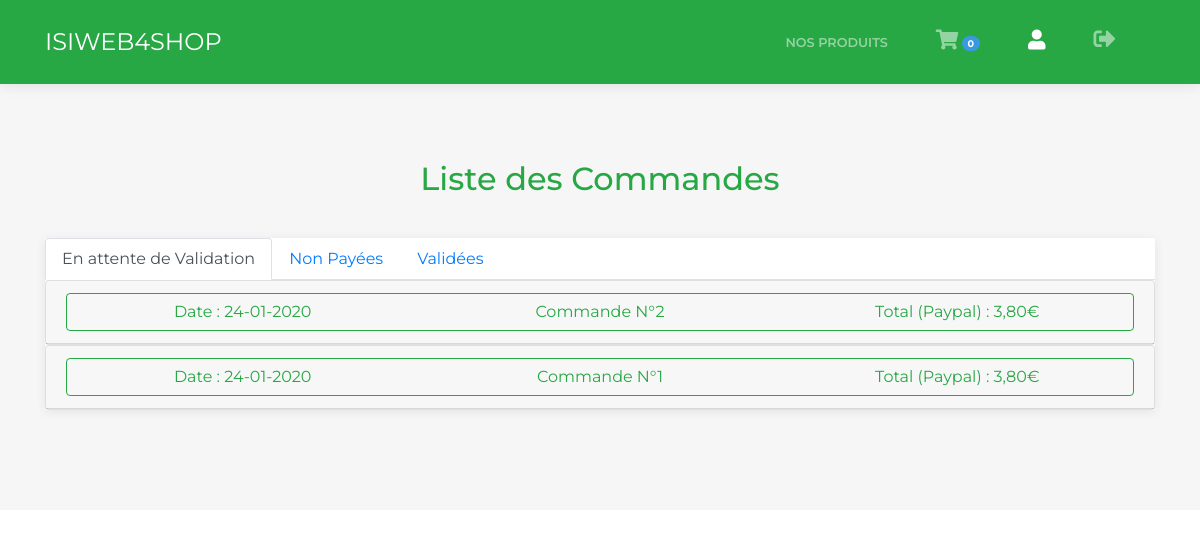
Page /index.php?action=admin (signed in) on the committed database.
### tables this page shows
CREATE TABLE `orders` (
  `id` int(8) NOT NULL,
  `customer` int(8) DEFAULT NULL,
  `registered` tinyint(1) NOT NULL,
  `address` int(8) NOT NULL,
  `payment` varchar(16) NOT NULL,
  `date` date NOT NULL,
  `status` varchar(32) NOT NULL,
  `session` varchar(255) NOT NULL,
  `total` double NOT NULL
);

### model/OrderDAO.php (called while the page is built, shortened)
<?php
include "entities/Order.php";
class OrderDAO extends DAO
{
    public function findByStatus($status)
    {
        $bdd = Connection::getConnection();
        $query = $bdd->prepare("SELECT * FROM Orders WHERE status=? ORDER BY date DESC, id DESC;");
        $query->execute(array($status));
        $deliveryInfoDAO = new DeliveryInfoDAO();
        $orderItemDAO = new OrderItemDAO();
        $orders = array();
        while ($data = $query->fetch()) {
            $deliveryInfo = $deliveryInfoDAO->findByID($data['address']);
            $items = $orderItemDAO->findByOrder($data['id']);
            array_push($orders, new Order(
                $data['id'],
                $data['customer'],
                $data['registered'],
                $deliveryInfo,
                $data['payment'],
                $data['date'],
                $data['status'],
                $data['session'],
                $data['total'],
                $items
            ));
        }
        return $orders;
    }
}

### model/DeliveryInfoDAO.php (called while the page is built, shortened)
<?php
class DeliveryInfoDAO extends DAO
{
    public function findByID($id)
    {
        $bdd = Connection::getConnection();
        $query = $bdd->prepare("SELECT * FROM DeliveryInfos WHERE id= ?;");
        $query->execute(array($id));
        $data = $query->fetch();
        if (isset($data['id'])) {
            return new DeliveryInfo(
                $data['id'],
                $data['forename'],
                $data['surname'],
                $data['address'],
                $data['city'],
                $data['postcode'],
                $data['phone'],
                $data['email']
            );
        }
        return null;
    }
}

### model/OrderItemDAO.php (called while the page is built, shortened)
<?php
class OrderItemDAO extends DAO
{
    public function findByOrder($orderId)
    {
        $bdd = Connection::getConnection();
        $query = $bdd->prepare("SELECT * FROM OrderItems WHERE orderId= ?;");
        $query->execute(array($orderId));
        $orderItems = array();
        while ($data = $query->fetch()) {
            $orderItem = new OrderItem(
                $data['id'],
                $data['orderId'],
                $data['product'],
                $data['quantity']
            );
            $product = ProductDAO::getInstance()->findById($orderItem->getProductId());
            $orderItem->setProduct($product);
            array_push($orderItems, $orderItem);
        }
        return $orderItems;
    }
}

### model/ProductDAO.php (called while the page is built, shortened)
<?php
include "entities/Product.php";
class ProductDAO extends DAO
{
    public function findByID($id)
    {
        $bdd = Connection::getConnection();
        $query = $bdd->prepare("SELECT * FROM Products WHERE id= ?;");
        $query->execute(array($id));
        $data = $query->fetch();
        if (isset($data['id'])) {
            $categoryDAO = new CategoryDAO();
            $category = $categoryDAO->findByID($data['category']);
            return new Product(
                $data['id'],
                $category,
                $data['name'],
                $data['description'],
                $data['img'],
                $data['price'],
                $data['rating']
            );
        }
        return null;
    }
}

### model/CategoryDAO.php (called while the page is built, shortened)
<?php
class CategoryDAO extends DAO
{
    public function findByID($id)
    {
        $bdd = Connection::getConnection();
        $query = $bdd->prepare("SELECT * FROM Categories WHERE id= ?;");
        $query->execute(array($id));
        $data = $query->fetch();
        if (isset($data['id'])) {
            return new Category(
                $data['id'],
                $data['name'],
                self::getNbProduct($data['id'])
            );
        }
        return null;
    }
    public static function getNbProduct($id) {
        $bdd = Connection::getConnection();
        $query = $bdd->prepare("SELECT COUNT(id) from Products WHERE category=?");
        $query->execute(array($id));
        $data = $query->fetch();
        if (isset($data[0])) {
            return $data[0];
        }
        return 0;
    }
}

### model/entities/Product.php (called while the page is built, shortened)
<?php
class Product
{
    private $id;
    public function __construct($id, $category, $name, $desc, $img, $price, $rating)
    {
        $this->id = $id;
    }
    public function getId()
    {
        return $this->id;
    }
}

### model/entities/Order.php (called while the page is built, shortened)
<?php
class Order
{
    private $id;
    private $payment;
    private $date;
    private $total;
    public function __construct($id, $customer, $registered, $address, $payment, $date, $status, $session, $total, $items)
    {
        $this->id = $id;
        $this->payment = $payment;
        $this->date = $date;
        $this->total = $total;
    }
    public function getId()
    {
        return $this->id;
    }
    public function getPayment()
    {
        return $this->payment;
    }
    public function getDate()
    {
        return $this->date;
    }
    public function getTotal()
    {
        return $this->total;
    }
}

### views/admin.php (the view, shortened to what this page needs)
<!DOCTYPE html>
<html>
<head>
</head>
<body>
<?php require_once "navbar.php"; ?>
<main class="page catalog-page">
    <section class="clean-block clean-cart dark">
        <div class="container">
            <div class="block-heading">
                <h2 class="text-success">Liste des Commandes</h2>
            </div>
            <div class="content">
                <ul class="nav nav-tabs" id="orders" role="tablist">
                    <li class="nav-item">
                        <a class="nav-link active" id="payed-tab" data-toggle="tab" href="#payed" role="tab" aria-controls="home" aria-selected="true">En attente de Validation</a>
                    </li>
                    <li class="nav-item">
                        <a class="nav-link" id="unpayed-tab" data-toggle="tab" href="#unpayed" role="tab" aria-controls="profile" aria-selected="false">Non Payées</a>
                    </li>
                    <li class="nav-item">
                        <a class="nav-link" id="validated-tab" data-toggle="tab" href="#validated" role="tab" aria-controls="contact" aria-selected="false">Validées</a>
                    </li>
                </ul>
                <div class="tab-content" id="ordersContent">
                    <div class="tab-pane fade show active" id="payed" role="tabpanel" aria-labelledby="payed-tab">
                        <div id="accordion-payed">
                        <?php
                            foreach($payedOrders as $order) {
                                $datetime = new DateTime($order->getDate());
                                echo('
                                    <div class="card">
                                        <div class="card-header" id="header-order-'.$order->getId().'">
                                            <h5 class="mb-0">
                                                <button class="btn btn-outline-success w-100" data-toggle="collapse" data-target="#collapse-order-'.$order->getId().'" aria-expanded="true" aria-controls="collapse-order-'.$order->getId().'">
                                                    <div class="row">
                                                        <div class="col-4">Date : '.$datetime->format("d-m-Y").'</div>
                                                        <div class="col-4">Commande N°'.$order->getId().'</div>
                                                        <div class="col-4">Total ('.$order->getPayment().') : '.number_format($order->getTotal(), 2, ",", " ").'€</div>
                                                    </div>
                                                </button>
                                            </h5>
                                        </div>
                                        <div id="collapse-order-'.$order->getId().'" class="collapse" aria-labelledby="header-order-'.$order->getId().'" data-parent="#accordion-payed">
                                            <div class="card-body">
                                                 <div class="content">
                                                     <div class="row no-gutters">
                                                                <h5><span class="text">'.$order->getAddress()->getForename().' '.$order->getAddress()->getSurname().'</span></h5>
                                                                <h5><span class="text">'.$order->getAddress()->getEmail().'</span></h5>
                                                                <h5><span class="text">'.sprintf("%010d", $order->getAddress()->getPhone()).'</span></h5>
                                                                <h5><span class="text">'.$order->getAddress()->getAddress().'</span></h5>
                                                                <h5><span class="text">'.sprintf("%05d", $order->getAddress()->getPostCode()).' '.$order->getAddress()->getCity().'</span></h5>
                                                        <div class="col-md-12 col-lg-8">
                                                            <div class="items">'
                                );
                                echo ('                       </div>
                                                                <div class="text-center p-2 row">
                                                                    <div class="col-2"></div>
                                                                    <div class="col-3"><a href="index.php?action=validate&id='.$order->getId().'" class="btn btn-success" role="button" title="Valider la commande">Valider</a></div>
                                                                    <div class="col-2"></div>
                                                                    <div class="col-3"><a href="index.php?action=download&id='.$order->getId().'" class="btn btn-outline-primary" role="button" title="Télécharger la facture">Facture</a></div>
                                                                </div>
                                                         </div>
                                                     </div>
                                                </div>
                                            </div>
                                        </div>
                                    </div>
                                ');
                            }
                        ?>
                        </div>
                    </div>
                </div>
            </div>
        </div>
    </section>
</main>
</body>
</html>

### assets/css/smoothproducts.css (style rules this page uses)
html, body { height: 100%; width: 100%; }
html, body { height: 100%; }
body { display: flex; flex-direction: column; }
.content { flex: 1 0 auto; }

### rows in the picture
orders: date "24-01-2020", id "2", payment "Paypal", total "3,80"
orders: date "24-01-2020", id "1", payment "Paypal", total "3,80"
